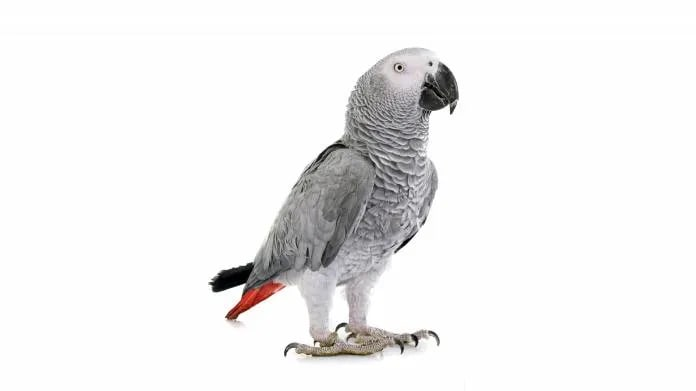
#> input picture pythonProject3/part2/part2.jpg, 696 x 391 px
$ python main.py
#> lines starting #> are read from the running program, lines starting #| are printed output that depends on the picture; after the words box and inside, x2 and y2 are one past the last pixel; in counts of white or black regions, pixels touching at a corner belong together
# LA HW3
# Samin Mahdipour - 9839039
# part II
import numpy as np
from PIL import Image
import math

def shear(landa, x, y):
    '''
    |1        0|
    | landa   1|
    '''
    # shear
    new_y = round(x * landa + y)  # since there is no change in new_x according to the shear matrix
    return new_y


# load the image
address = input("Enter image name ( with file type) :")
#> the answer given: part2.jpg
image = np.array(Image.open(address))
#> image is the input picture: shape (391, 696, 3); mean R, G, B 240.1, 239.6, 239.6
landa = float(input("Enter landa : "))  # Ask the user to enter landa
#> the answer given: 3
print("Generating shadow...")
height = image.shape[0]  # height of the image
#> height = 391
width = image.shape[1]  # width of the image
#> width = 696

# Define the height and width of the new image that is to be sheared
new_height = round(abs(height * (1)) + abs(width * landa)) + 1
#> new_height = 2480
new_width = round(abs(width * 1) + abs(height * 0)) + 1
#> new_width = 697

# define another image variable of dimensions of new_height and new _column filled with zeros
output1 = np.zeros((new_height, new_width, image.shape[2]))
output = np.full_like(output1, 255)
image_copy = output.copy()
# Find the centre of the image about which we have to rotate the image
original_centre_height = round(((image.shape[0] + 1) / 2) - 1)  # with respect to the original image
#> original_centre_height = 195
original_centre_width = round(((image.shape[1] + 1) / 2) - 1)  # with respect to the original image
#> original_centre_width = 348

# Find the centre of the new image that will be obtained
new_centre_height = round(((new_height + 1) / 2) - 1)  # with respect to the new image
#> new_centre_height = 1240
new_centre_width = round(((new_width + 1) / 2) - 1)  # with respect to the new image
#> new_centre_width = 348

for i in range(height):
    for j in range(width):
        # co-ordinates of pixel with respect to the centre of original image
        y = image.shape[0] - 1 - i - original_centre_height
        x = image.shape[1] - 1 - j - original_centre_width

        # Applying shear Transformation
        new_x = x
        new_y = shear(landa, x, y)

        '''since image will be sheared the centre will change too,
            so to adust to that we will need to change new_x and new_y with respect to the new centre'''
        new_y = new_centre_height - new_y
        new_x = new_centre_width - new_x
        if ( 240 <= image[i][j][0] <= 255 )  and ( 240 <= image[i][j][1] <= 255 ) and ( 240 <= image[i][j][2] <= 255 ):
            output[new_y, new_x, :] = image[i, j, :]
        else:
            output[new_y][new_x][0] = 0
            output[new_y][new_x][1] = 0
            output[new_y][new_x][2] = 0
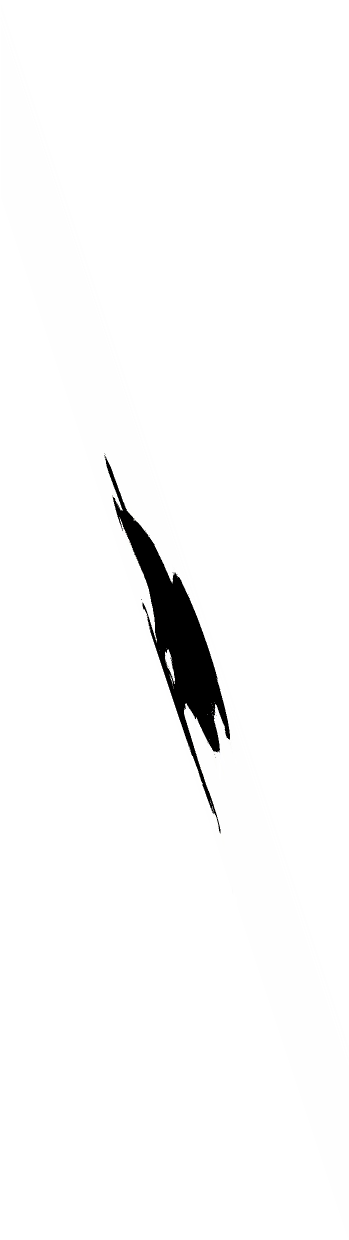
#> output: shape (2480, 697, 3) float64 (shown at 1/2 size); mean R, G, B 249.6, 249.6, 249.6
#make final pic backgound
ximage = image.shape[0]
yimage = image.shape[1]
xshadow = output.shape[0]
yshadow = output.shape[1]
xmax = max ( ximage , xshadow)
ymax = max ( yimage , yshadow)
ymax = ymax + 120
like = np.zeros((xmax, ymax, image.shape[2]))
final = np.full_like(like , 255)
check = np.zeros([xmax,ymax],dtype=int)
#add original image
beginX = xmax - ximage
for i in range(0,ximage):
    for j in range(0,yimage):
        final[beginX + i , j,:] = image [ i,j,:]
        if (240 <= image[i][j][0] <= 255) and (240 <= image[i][j][1] <= 255) and (240 <= image[i][j][2] <= 255):
            check[beginX+i][j] = 0
        else:
            check[beginX+ i][j] = 1
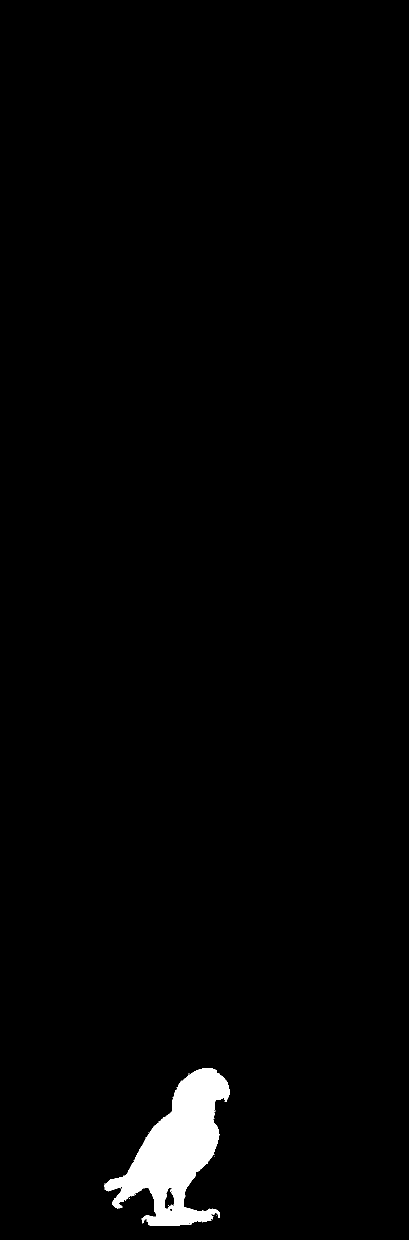
#> check: shape (2480, 817) int64 (shown at 1/2 size); values 0 (black) and 1 (white), 1.8% white; 24 white regions (23 under 20 px), largest, box (x1, y1, x2, y2) and area: (208, 2136, 459, 2451) 35810
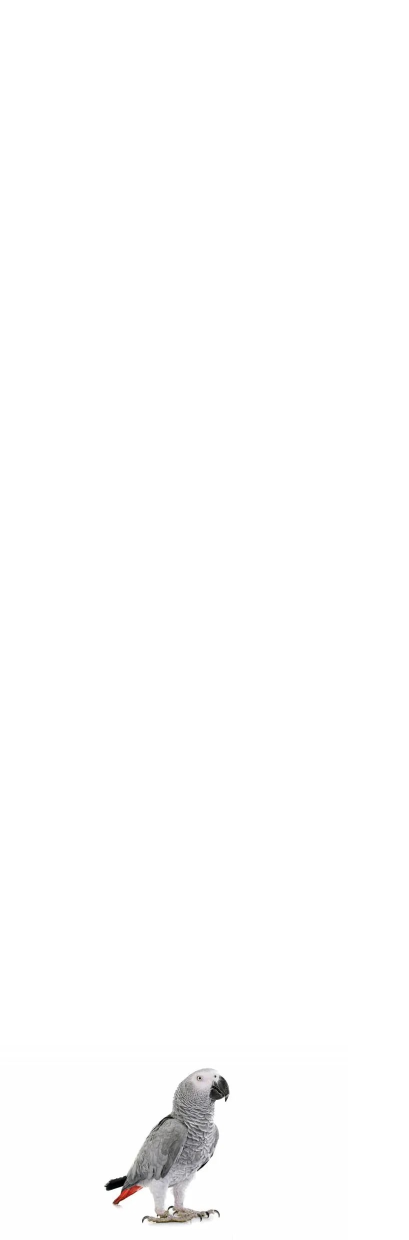
#> final: shape (2480, 817, 3) float64 (shown at 1/2 size); mean R, G, B 253, 252.9, 252.9
#add shadow
for i in range(0,xshadow):
    for j in range(0,yshadow):
        if check[i][j+120]==0 :
            final[i,j+120,:]=output[i,j,:]

# make result image
result = Image.fromarray((final).astype(np.uint8))  # converting array to image
result.save(f"result.jpg")  # saving the image
print("Done!")
